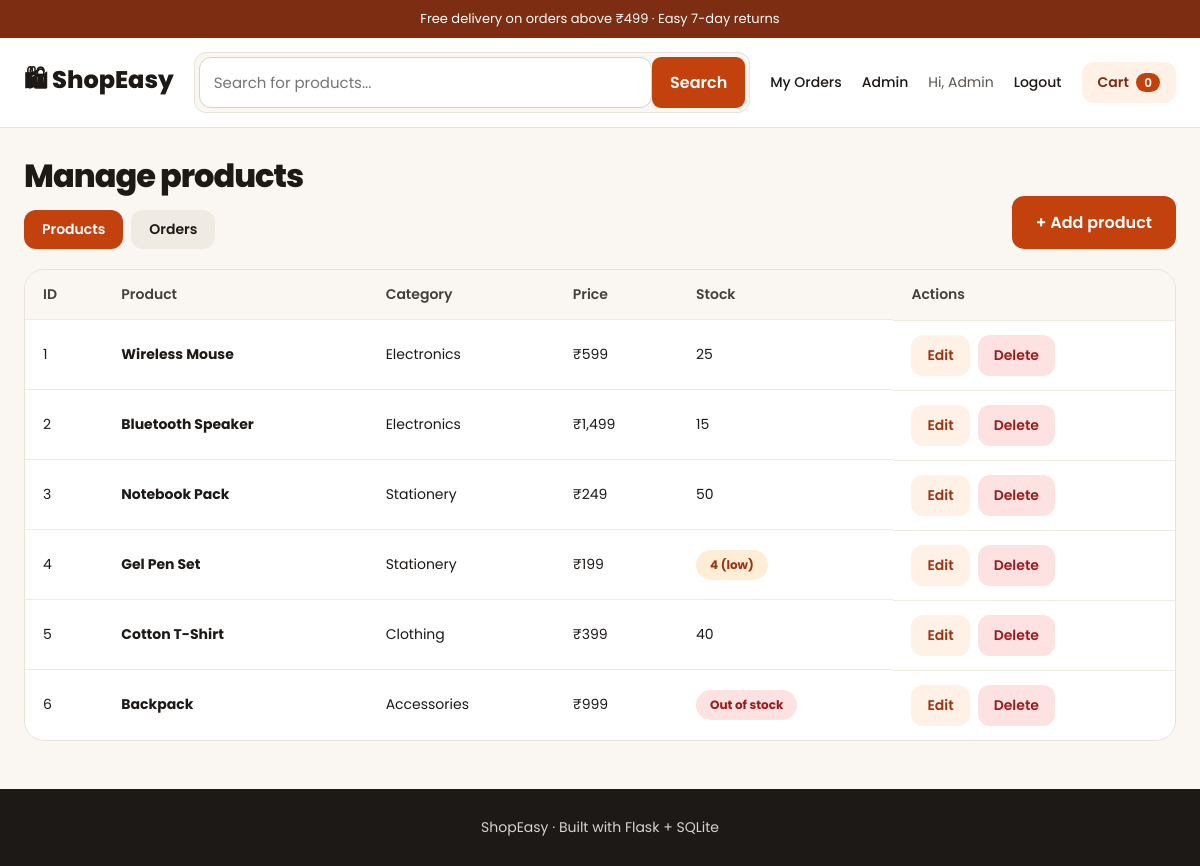
The page /admin (signed in) on the database its author committed.
### tables this page shows
CREATE TABLE users (
    id INTEGER PRIMARY KEY AUTOINCREMENT,
    name TEXT NOT NULL,
    email TEXT UNIQUE NOT NULL,
    password_hash TEXT NOT NULL,
    is_admin INTEGER DEFAULT 0
);

CREATE TABLE products (
    id INTEGER PRIMARY KEY AUTOINCREMENT,
    name TEXT NOT NULL,
    description TEXT,
    price REAL NOT NULL,
    stock INTEGER DEFAULT 0,
    category TEXT,
    image_url TEXT
);

### app.py (the view)
@app.route("/admin")
@admin_required
def admin_products():
    products = get_db().execute("SELECT * FROM products ORDER BY id").fetchall()
    return render_template("admin_products.html", products=products)

### app.py (called while the page is built)
def get_db():
    if "db" not in g:
        g.db = sqlite3.connect(DATABASE)
        g.db.row_factory = sqlite3.Row
    return g.db

@app.before_request
def load_user():
    g.user = None
    user_id = session.get("user_id")
    if user_id:
        g.user = get_db().execute(
            "SELECT * FROM users WHERE id = ?", (user_id,)
        ).fetchone()

@app.context_processor
def inject_globals():
    count = 0
    if g.user:
        row = get_db().execute(
            "SELECT COALESCE(SUM(quantity), 0) AS n FROM cart_items WHERE user_id = ?",
            (g.user["id"],),
        ).fetchone()
        count = row["n"]
    return dict(user=g.user, cart_count=count)

def admin_required(f):
    @wraps(f)
    def wrapper(*args, **kwargs):
        if not g.user:
            flash("Please log in first.", "error")
            return redirect(url_for("login"))
        if not g.user["is_admin"]:
            abort(403)
        return f(*args, **kwargs)
    return wrapper

### templates/admin_products.html
{% extends "base.html" %}
{% block content %}
<div class="admin-head">
    <div>
        <h1 class="page-title">Manage products</h1>
        <div class="tabs">
            <a href="{{ url_for('admin_products') }}" class="active">Products</a>
            <a href="{{ url_for('admin_orders') }}">Orders</a>
        </div>
    </div>
    <a href="{{ url_for('admin_add') }}" class="btn">+ Add product</a>
</div>
<div class="table-wrap">
<table>
    <thead>
        <tr><th>ID</th><th>Product</th><th>Category</th><th>Price</th><th>Stock</th><th>Actions</th></tr>
    </thead>
    <tbody>
        {% for p in products %}
        <tr>
            <td>{{ p['id'] }}</td>
            <td><strong>{{ p['name'] }}</strong></td>
            <td>{{ p['category'] }}</td>
            <td>₹{{ '{:,.0f}'.format(p['price']) }}</td>
            <td>
                {% if p['stock'] == 0 %}<span class="status cancelled">Out of stock</span>
                {% elif p['stock'] < 10 %}<span class="status placed">{{ p['stock'] }} (low)</span>
                {% else %}{{ p['stock'] }}{% endif %}
            </td>
            <td class="actions">
                <a href="{{ url_for('admin_edit', product_id=p['id']) }}" class="btn small light">Edit</a>
                <form method="post" action="{{ url_for('admin_delete', product_id=p['id']) }}"
                      onsubmit="return confirm('Delete this product?');">
                    <button type="submit" class="btn small danger">Delete</button>
                </form>
            </td>
        </tr>
        {% endfor %}
    </tbody>
</table>
</div>
{% endblock %}

### templates/base.html (shortened to what this page needs)
<!DOCTYPE html>
<html lang="en">
<head>
    <link rel="stylesheet" href="{{ url_for('static', filename='style.css') }}">
</head>
<body>
    <div class="topbar">Free delivery on orders above ₹499 · Easy 7-day returns</div>
    <header class="site-header">
        <div class="container header-row">
            <a href="{{ url_for('index') }}" class="logo">🛍 ShopEasy</a>
            <form class="search" action="{{ url_for('index') }}" method="get">
                <input type="text" name="search" placeholder="Search for products..."
                       value="{{ search or '' }}" aria-label="Search products">
                <button type="submit">Search</button>
            </form>
            <nav>
                <a href="{{ url_for('orders') }}">My Orders</a>
                {% if user and user['is_admin'] %}
                    <a href="{{ url_for('admin_products') }}">Admin</a>
                {% endif %}
                {% if user %}
                    <span class="hello">Hi, {{ user['name'].split()[0] }}</span>
                    <a href="{{ url_for('logout') }}">Logout</a>
                {% else %}
                    <a href="{{ url_for('login') }}">Login</a>
                    <a href="{{ url_for('register') }}">Register</a>
                {% endif %}
                <a href="{{ url_for('cart') }}" class="cart-link">Cart <span class="badge">{{ cart_count }}</span></a>
            </nav>
        </div>
    </header>
    <main class="container">
        {% block content %}{% endblock %}
    </main>
    <footer>ShopEasy · Built with Flask + SQLite</footer>
</body>
</html>

### static/style.css (style rules this page uses)
:root { --bg: #FAF7F2; --card: #FFFFFF; --ink: #1C1917; --muted: #57534E; --line: #E8E2D9; --accent: #C2410C; --accent-dark: #9A3412; --tint: #FFF1E6; --deep: #7C2D12; }
* { box-sizing: border-box; margin: 0; padding: 0; }
body { font-family: Poppins, Arial, sans-serif; background: var(--bg); color: var(--ink); }
a { color: var(--accent); text-decoration: none; }
.container { max-width: 1200px; margin: 0 auto; padding: 0 24px; }
main.container { padding-top: 24px; padding-bottom: 48px; min-height: 60vh; }
.page-title { font-size: 32px; font-weight: 800; letter-spacing: -1px; margin-bottom: 18px; }
.topbar { background: var(--deep); color: #fff; text-align: center; font-size: 13px; padding: 9px 12px; }
.site-header { background: #fff; border-bottom: 1px solid var(--line); }
.header-row { display: flex; align-items: center; gap: 20px; padding-top: 14px; padding-bottom: 14px; flex-wrap: wrap; }
.logo { font-weight: 800; font-size: 24px; color: var(--ink); }
.search { flex: 1 1 260px; display: flex; background: var(--bg); border: 1px solid var(--line); border-radius: 12px; padding: 4px; }
.search input { flex: 1; border: 0; background: transparent; padding: 0 12px; font: inherit; font-size: 14px; outline: none; }
.search button { background: var(--accent); color: #fff; border: 0; border-radius: 9px; padding: 10px 18px; cursor: pointer; font: inherit; font-weight: 600; }
nav { display: flex; align-items: center; gap: 20px; flex-wrap: wrap; }
nav a { color: var(--ink); font-size: 14px; font-weight: 500; }
.hello { font-size: 14px; color: var(--muted); }
.cart-link { background: var(--tint); color: var(--deep); padding: 10px 16px; border-radius: 12px; font-weight: 600; }
.badge { background: var(--accent); color: #fff; border-radius: 20px; padding: 1px 8px; font-size: 12px; margin-left: 4px; }
.btn { display: inline-block; background: var(--accent); color: #fff; border: 0; border-radius: 12px; padding: 14px 24px; font: inherit; font-weight: 600; cursor: pointer; text-align: center; }
.btn.small { padding: 10px 16px; font-size: 14px; }
.btn.light { background: var(--tint); color: var(--accent-dark); }
.btn.danger { background: #FEE2E2; color: #991B1B; }
form input[type=text], form input[type=email], form input[type=password], form input[type=tel], form input[type=number], form input[type=url], form textarea { width: 100%; border: 1.5px solid #D9D2C7; border-radius: 12px; padding: 13px 14px; font: inherit; font-size: 15px; background: #fff; }
.status { display: inline-block; font-size: 12px; font-weight: 700; padding: 6px 14px; border-radius: 20px; }
.status.placed { background: #FFEDD5; color: #9A3412; }
.status.cancelled { background: #FEE2E2; color: #991B1B; }
.admin-head { display: flex; justify-content: space-between; align-items: flex-end; flex-wrap: wrap; gap: 14px; margin-bottom: 20px; }
.admin-head .page-title { margin-bottom: 10px; }
.tabs { display: flex; gap: 8px; }
.tabs a { padding: 9px 18px; border-radius: 12px; background: #EFEAE2; color: var(--ink); font-weight: 600; font-size: 14px; }
.tabs a.active { background: var(--accent); color: #fff; }
.table-wrap { background: var(--card); border: 1px solid var(--line); border-radius: 20px; overflow-x: auto; }
table { width: 100%; border-collapse: collapse; font-size: 14px; min-width: 620px; }
th { text-align: left; background: #FAF7F2; padding: 14px 18px; font-weight: 600; color: #44403C; }
td { padding: 14px 18px; border-top: 1px solid #EFEAE2; vertical-align: middle; }
td.actions { display: flex; gap: 8px; align-items: center; }
footer { text-align: center; color: #D6D3D1; background: var(--ink); padding: 28px; font-size: 14px; }

### rows shown on the page
users: name "Admin"
products: id "1", name "Wireless Mouse", category "Electronics", price "599", stock "25"
products: id "2", name "Bluetooth Speaker", category "Electronics", price "1,499", stock "15"
products: id "3", name "Notebook Pack", category "Stationery", price "249", stock "50"
products: id "4", name "Gel Pen Set", category "Stationery", price "199", stock "4"
products: id "5", name "Cotton T-Shirt", category "Clothing", price "399", stock "40"
products: id "6", name "Backpack", category "Accessories", price "999", stock "Out of stock"

### other values the page prints
{{ cart_count }} "0"
